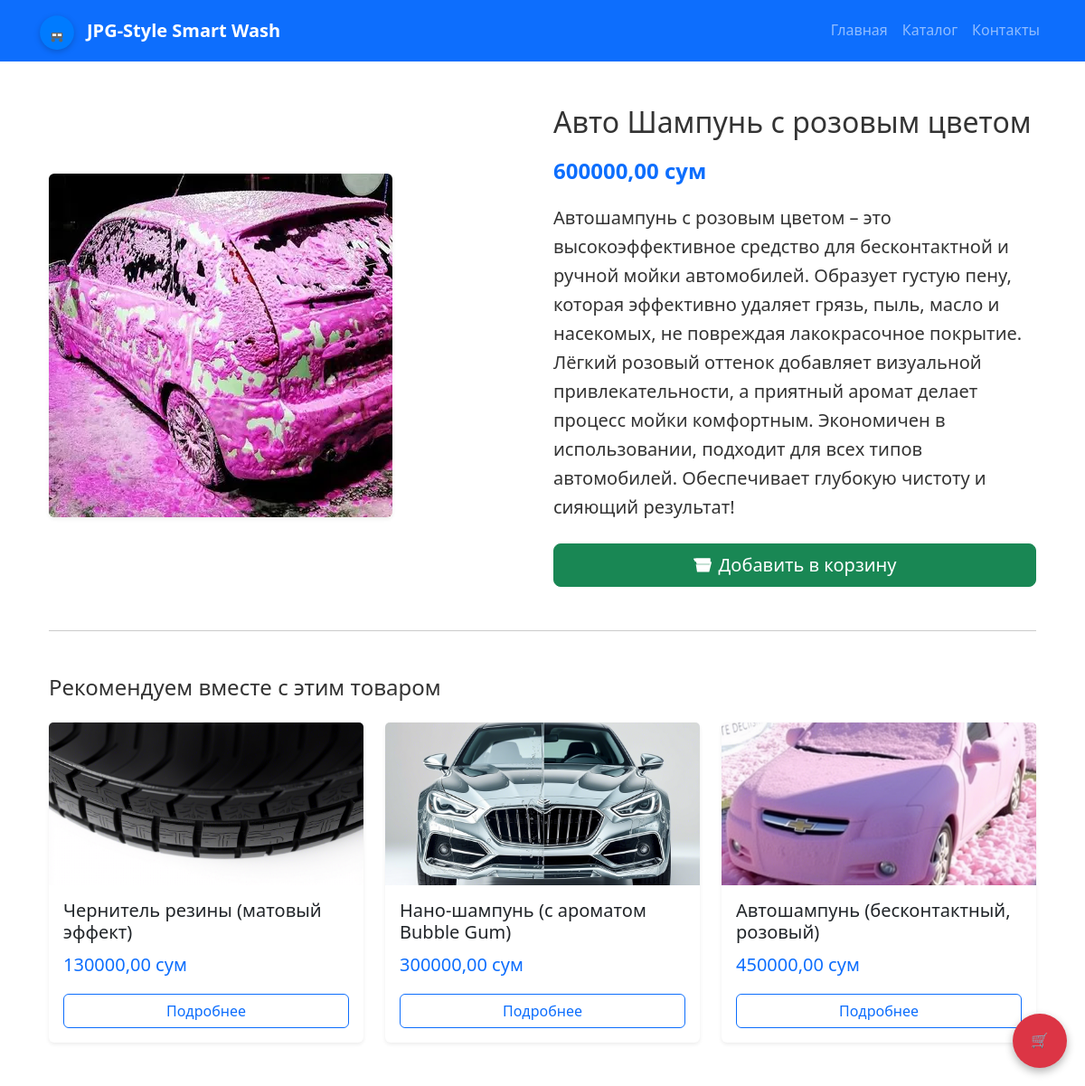
Page /product/7/ on the committed database.
### products/models.py (models this page shows, shortened)
class Product(models.Model):
    category = models.ForeignKey(
        Category,
        on_delete=models.CASCADE,
        verbose_name="Категория"
    )
    name = models.CharField(max_length=200, verbose_name="Название товара")
    description = models.TextField(verbose_name="Описание")
    price = models.DecimalField(max_digits=10, decimal_places=2)
    image = models.ImageField(upload_to='products/', verbose_name="Фото товара")
    class Meta:
        verbose_name = "Товар"
        verbose_name_plural = "Товары"
        ordering = ['-price']  # или ['name'], как тебе удобнее

### products/views.py (the view)
# urls.py: path('product/<int:pk>/', views.product_detail, name='product_detail'),
def product_detail(request, pk):
    product = get_object_or_404(Product, pk=pk)
    related_products = Product.objects.exclude(pk=pk).order_by('?')[:3]
    return render(request, 'products/product_detail.html', {
        'product': product,
        'related_products': related_products
    })

### products/templates/products/product_detail.html (shortened to what this page needs)
{% extends "products/base.html" %}
{% block content %}
<div class="container my-5">
    <div class="row g-4 align-items-center">
        <div class="col-md-6">
            <img src="{{ product.image.url }}"
                 class="img-fluid rounded shadow-sm transition hover-zoom"
                 alt="{{ product.name }}">
        </div>
        <div class="col-md-6">
            <h2 class="mb-3">{{ product.name }}</h2>
            <p class="fs-4 text-primary fw-bold">{{ product.price }} сум</p>
            <p class="lead mb-4">{{ product.description }}</p>
            <form action="{% url 'add_to_cart' product.id %}" method="post">
                <button type="submit" class="btn btn-success btn-lg w-100 d-flex align-items-center justify-content-center gap-2">
                    Добавить в корзину
                </button>
            </form>
        </div>
    </div>
    <hr class="my-5">
    <h4 class="mt-5 mb-4">Рекомендуем вместе с этим товаром</h4>
    <div class="row g-4">
        {% if related_products %}
            {% for item in related_products %}
            <div class="col-md-4">
                <div class="card h-100 border-0 shadow-sm hover-shadow transition">
                    <img src="{{ item.image.url }}"
                         class="card-img-top transition hover-zoom"
                         style="height: 180px; object-fit: cover;"
                         alt="{{ item.name }}">
                    <div class="card-body d-flex flex-column">
                        <h5 class="card-title">{{ item.name }}</h5>
                        <p class="text-primary fs-5">{{ item.price }} сум</p>
                        <a href="{% url 'product_detail' item.id %}" class="btn btn-outline-primary mt-auto transition hover-grow">
                            Подробнее
                        </a>
                    </div>
                </div>
            </div>
            {% endfor %}
        {% else %}
            <div class="col-12">
                <div class="alert alert-info text-center">
                    Нет доступных рекомендаций. Попробуйте добавить ещё товаров в каталог.
                </div>
            </div>
        {% endif %}
    </div>
</div>
{% endblock %}

### static/css/style.css (style rules this page uses)
body { font-family: 'Segoe UI', sans-serif; line-height: 1.6; color: #333; }
.card { display: flex; flex-direction: column; height: 100%; border: none; background-color: #fff; transition: all 0.3s ease; box-shadow: 0 0 10px rgba(0, 0, 0, 0.1); }
.card-img-top { object-fit: cover; height: 200px; transition: transform 0.3s ease; }
.card-body { display: flex; flex-direction: column; justify-content: space-between; padding: 1rem; flex: 1 1 auto; }
.card-title { font-size: 1.25rem; margin-bottom: 0.5rem; }
.transition { transition: all 0.3s ease; }

### rows in the picture
Product: image (picture), name "Авто Шампунь с розовым цветом", price "600000,00", description "Автошампунь с розовым цветом – это высокоэффективное средство для бесконтактной и ручной мойки автомобилей. Образует густую пену, которая эффективно удаляет грязь, пыль, масло и насекомых, не повреждая лакокрасочное покрытие. Лёгкий розовый оттенок добавляет визуальной привлекательности, а приятный аромат делает процесс мойки комфортным. Экономичен в использовании, подходит для всех типов автомобилей. Обеспечивает глубокую чистоту и сияющий результат!"
Product: image (picture), name "Чернитель резины (матовый эффект)", price "130000,00"
Product: image (picture), name "Нано-шампунь (с ароматом Bubble Gum)", price "300000,00"
Product: image (picture), name "Автошампунь (бесконтактный, розовый)", price "450000,00"
